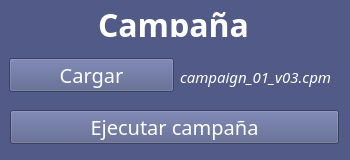
   <widget class="QGroupBox" name="statisticsGroupBox_2">
    <property name="geometry">
     <rect>
      <x>1225</x>
      <y>514</y>
      <width>350</width>
      <height>160</height>
     </rect>
    </property>
    <property name="styleSheet">
     <string notr="true">QGroupBox, QLineEdit {
background-color: rgb(82, 91, 135);
border: 0px;
}</string>
    </property>
    <property name="title">
     <string/>
    </property>
    <property name="flat">
     <bool>true</bool>
    </property>
    <widget class="QLineEdit" name="titleStatistics_4">
     <property name="geometry">
      <rect>
       <x>0</x>
       <y>10</y>
       <width>348</width>
       <height>27</height>
      </rect>
     </property>
     <property name="palette">
      <palette>
       <active>
        <colorrole role="Button">
         <brush brushstyle="SolidPattern">
          <color alpha="255">
           <red>82</red>
           <green>91</green>
           <blue>135</blue>
          </color>
         </brush>
        </colorrole>
        <colorrole role="Text">
         <brush brushstyle="SolidPattern">
          <color alpha="255">
           <red>255</red>
           <green>255</green>
           <blue>255</blue>
          </color>
         </brush>
        </colorrole>
        <colorrole role="Base">
         <brush brushstyle="SolidPattern">
          <color alpha="255">
           <red>82</red>
           <green>91</green>
           <blue>135</blue>
          </color>
         </brush>
        </colorrole>
        <colorrole role="Window">
         <brush brushstyle="SolidPattern">
          <color alpha="255">
           <red>82</red>
           <green>91</green>
           <blue>135</blue>
          </color>
         </brush>
        </colorrole>
       </active>
       <inactive>
        <colorrole role="Button">
         <brush brushstyle="SolidPattern">
          <color alpha="255">
           <red>82</red>
           <green>91</green>
           <blue>135</blue>
          </color>
         </brush>
        </colorrole>
        <colorrole role="Text">
         <brush brushstyle="SolidPattern">
          <color alpha="255">
           <red>255</red>
           <green>255</green>
           <blue>255</blue>
          </color>
         </brush>
        </colorrole>
        <colorrole role="Base">
         <brush brushstyle="SolidPattern">
          <color alpha="255">
           <red>82</red>
           <green>91</green>
           <blue>135</blue>
          </color>
         </brush>
        </colorrole>
        <colorrole role="Window">
         <brush brushstyle="SolidPattern">
          <color alpha="255">
           <red>82</red>
           <green>91</green>
           <blue>135</blue>
          </color>
         </brush>
        </colorrole>
       </inactive>
       <disabled>
        <colorrole role="Button">
         <brush brushstyle="SolidPattern">
          <color alpha="255">
           <red>82</red>
           <green>91</green>
           <blue>135</blue>
          </color>
         </brush>
        </colorrole>
        <colorrole role="Base">
         <brush brushstyle="SolidPattern">
          <color alpha="255">
           <red>82</red>
           <green>91</green>
           <blue>135</blue>
          </color>
         </brush>
        </colorrole>
        <colorrole role="Window">
         <brush brushstyle="SolidPattern">
          <color alpha="255">
           <red>82</red>
           <green>91</green>
           <blue>135</blue>
          </color>
         </brush>
        </colorrole>
       </disabled>
      </palette>
     </property>
     <property name="font">
      <font>
       <family>mononoki Nerd Font</family>
       <pointsize>24</pointsize>
       <bold>true</bold>
      </font>
     </property>
     <property name="text">
      <string>Campaña</string>
     </property>
     <property name="frame">
      <bool>false</bool>
     </property>
     <property name="alignment">
      <set>Qt::AlignCenter</set>
     </property>
     <property name="readOnly">
      <bool>true</bool>
     </property>
    </widget>
    <widget class="QPushButton" name="executeCampaignButton">
     <property name="enabled">
      <bool>true</bool>
     </property>
     <property name="geometry">
      <rect>
       <x>10</x>
       <y>110</y>
       <width>329</width>
       <height>34</height>
      </rect>
     </property>
     <property name="palette">
      <palette>
       <active>
        <colorrole role="Button">
         <brush brushstyle="SolidPattern">
          <color alpha="255">
           <red>82</red>
           <green>91</green>
           <blue>135</blue>
          </color>
         </brush>
        </colorrole>
        <colorrole role="ButtonText">
         <brush brushstyle="SolidPattern">
          <color alpha="255">
           <red>255</red>
           <green>255</green>
           <blue>255</blue>
          </color>
         </brush>
        </colorrole>
        <colorrole role="Base">
         <brush brushstyle="SolidPattern">
          <color alpha="255">
           <red>82</red>
           <green>91</green>
           <blue>135</blue>
          </color>
         </brush>
        </colorrole>
        <colorrole role="Window">
         <brush brushstyle="SolidPattern">
          <color alpha="255">
           <red>82</red>
           <green>91</green>
           <blue>135</blue>
          </color>
         </brush>
        </colorrole>
       </active>
       <inactive>
        <colorrole role="Button">
         <brush brushstyle="SolidPattern">
          <color alpha="255">
           <red>82</red>
           <green>91</green>
           <blue>135</blue>
          </color>
         </brush>
        </colorrole>
        <colorrole role="ButtonText">
         <brush brushstyle="SolidPattern">
          <color alpha="255">
           <red>255</red>
           <green>255</green>
           <blue>255</blue>
          </color>
         </brush>
        </colorrole>
        <colorrole role="Base">
         <brush brushstyle="SolidPattern">
          <color alpha="255">
           <red>82</red>
           <green>91</green>
           <blue>135</blue>
          </color>
         </brush>
        </colorrole>
        <colorrole role="Window">
         <brush brushstyle="SolidPattern">
          <color alpha="255">
           <red>82</red>
           <green>91</green>
           <blue>135</blue>
          </color>
         </brush>
        </colorrole>
       </inactive>
       <disabled>
        <colorrole role="Button">
         <brush brushstyle="SolidPattern">
          <color alpha="255">
           <red>82</red>
           <green>91</green>
           <blue>135</blue>
          </color>
         </brush>
        </colorrole>
        <colorrole role="Base">
         <brush brushstyle="SolidPattern">
          <color alpha="255">
           <red>82</red>
           <green>91</green>
           <blue>135</blue>
          </color>
         </brush>
        </colorrole>
        <colorrole role="Window">
         <brush brushstyle="SolidPattern">
          <color alpha="255">
           <red>82</red>
           <green>91</green>
           <blue>135</blue>
          </color>
         </brush>
        </colorrole>
       </disabled>
      </palette>
     </property>
     <property name="font">
      <font>
       <family>mononoki Nerd Font</family>
       <pointsize>15</pointsize>
      </font>
     </property>
     <property name="cursor">
      <cursorShape>PointingHandCursor</cursorShape>
     </property>
     <property name="styleSheet">
      <string notr="true">background-color: rgb(82, 91, 135);
</string>
     </property>
     <property name="text">
      <string>Ejecutar campaña</string>
     </property>
     <property name="checkable">
      <bool>false</bool>
     </property>
     <property name="autoDefault">
      <bool>false</bool>
     </property>
     <property name="default">
      <bool>false</bool>
     </property>
     <property name="flat">
      <bool>false</bool>
     </property>
    </widget>
    <widget class="QPushButton" name="loadCampaignButton">
     <property name="enabled">
      <bool>true</bool>
     </property>
     <property name="geometry">
      <rect>
       <x>9</x>
       <y>58</y>
       <width>165</width>
       <height>34</height>
      </rect>
     </property>
     <property name="palette">
      <palette>
       <active>
        <colorrole role="Button">
         <brush brushstyle="SolidPattern">
          <color alpha="255">
           <red>82</red>
           <green>91</green>
           <blue>135</blue>
          </color>
         </brush>
        </colorrole>
        <colorrole role="ButtonText">
         <brush brushstyle="SolidPattern">
          <color alpha="255">
           <red>255</red>
           <green>255</green>
           <blue>255</blue>
          </color>
         </brush>
        </colorrole>
        <colorrole role="Base">
         <brush brushstyle="SolidPattern">
          <color alpha="255">
           <red>82</red>
           <green>91</green>
           <blue>135</blue>
          </color>
         </brush>
        </colorrole>
        <colorrole role="Window">
         <brush brushstyle="SolidPattern">
          <color alpha="255">
           <red>82</red>
           <green>91</green>
           <blue>135</blue>
          </color>
         </brush>
        </colorrole>
       </active>
       <inactive>
        <colorrole role="Button">
         <brush brushstyle="SolidPattern">
          <color alpha="255">
           <red>82</red>
           <green>91</green>
           <blue>135</blue>
          </color>
         </brush>
        </colorrole>
        <colorrole role="ButtonText">
         <brush brushstyle="SolidPattern">
          <color alpha="255">
           <red>255</red>
           <green>255</green>
           <blue>255</blue>
          </color>
         </brush>
        </colorrole>
        <colorrole role="Base">
         <brush brushstyle="SolidPattern">
          <color alpha="255">
           <red>82</red>
           <green>91</green>
           <blue>135</blue>
          </color>
         </brush>
        </colorrole>
        <colorrole role="Window">
         <brush brushstyle="SolidPattern">
          <color alpha="255">
           <red>82</red>
           <green>91</green>
           <blue>135</blue>
          </color>
         </brush>
        </colorrole>
       </inactive>
       <disabled>
        <colorrole role="Button">
         <brush brushstyle="SolidPattern">
          <color alpha="255">
           <red>82</red>
           <green>91</green>
           <blue>135</blue>
          </color>
         </brush>
        </colorrole>
        <colorrole role="Base">
         <brush brushstyle="SolidPattern">
          <color alpha="255">
           <red>82</red>
           <green>91</green>
           <blue>135</blue>
          </color>
         </brush>
        </colorrole>
        <colorrole role="Window">
         <brush brushstyle="SolidPattern">
          <color alpha="255">
           <red>82</red>
           <green>91</green>
           <blue>135</blue>
          </color>
         </brush>
        </colorrole>
       </disabled>
      </palette>
     </property>
     <property name="font">
      <font>
       <family>mononoki Nerd Font</family>
       <pointsize>15</pointsize>
      </font>
     </property>
     <property name="cursor">
      <cursorShape>PointingHandCursor</cursorShape>
     </property>
     <property name="styleSheet">
      <string notr="true">background-color: rgb(82, 91, 135);
</string>
     </property>
     <property name="text">
      <string>Cargar</string>
     </property>
     <property name="checkable">
      <bool>false</bool>
     </property>
     <property name="autoDefault">
      <bool>false</bool>
     </property>
     <property name="default">
      <bool>false</bool>
     </property>
     <property name="flat">
      <bool>false</bool>
     </property>
    </widget>
    <widget class="QLineEdit" name="campaignNameText">
     <property name="geometry">
      <rect>
       <x>176</x>
       <y>63</y>
       <width>161</width>
       <height>27</height>
      </rect>
     </property>
     <property name="palette">
      <palette>
       <active>
        <colorrole role="Button">
         <brush brushstyle="SolidPattern">
          <color alpha="255">
           <red>82</red>
           <green>91</green>
           <blue>135</blue>
          </color>
         </brush>
        </colorrole>
        <colorrole role="Text">
         <brush brushstyle="SolidPattern">
          <color alpha="255">
           <red>255</red>
           <green>255</green>
           <blue>255</blue>
          </color>
         </brush>
        </colorrole>
        <colorrole role="Base">
         <brush brushstyle="SolidPattern">
          <color alpha="255">
           <red>82</red>
           <green>91</green>
           <blue>135</blue>
          </color>
         </brush>
        </colorrole>
        <colorrole role="Window">
         <brush brushstyle="SolidPattern">
          <color alpha="255">
           <red>82</red>
           <green>91</green>
           <blue>135</blue>
          </color>
         </brush>
        </colorrole>
       </active>
       <inactive>
        <colorrole role="Button">
         <brush brushstyle="SolidPattern">
          <color alpha="255">
           <red>82</red>
           <green>91</green>
           <blue>135</blue>
          </color>
         </brush>
        </colorrole>
        <colorrole role="Text">
         <brush brushstyle="SolidPattern">
          <color alpha="255">
           <red>255</red>
           <green>255</green>
           <blue>255</blue>
          </color>
         </brush>
        </colorrole>
        <colorrole role="Base">
         <brush brushstyle="SolidPattern">
          <color alpha="255">
           <red>82</red>
           <green>91</green>
           <blue>135</blue>
          </color>
         </brush>
        </colorrole>
        <colorrole role="Window">
         <brush brushstyle="SolidPattern">
          <color alpha="255">
           <red>82</red>
           <green>91</green>
           <blue>135</blue>
          </color>
         </brush>
        </colorrole>
       </inactive>
       <disabled>
        <colorrole role="Button">
         <brush brushstyle="SolidPattern">
          <color alpha="255">
           <red>82</red>
           <green>91</green>
           <blue>135</blue>
          </color>
         </brush>
        </colorrole>
        <colorrole role="Base">
         <brush brushstyle="SolidPattern">
          <color alpha="255">
           <red>82</red>
           <green>91</green>
           <blue>135</blue>
          </color>
         </brush>
        </colorrole>
        <colorrole role="Window">
         <brush brushstyle="SolidPattern">
          <color alpha="255">
           <red>82</red>
           <green>91</green>
           <blue>135</blue>
          </color>
         </brush>
        </colorrole>
       </disabled>
      </palette>
     </property>
     <property name="font">
      <font>
       <family>mononoki Nerd Font</family>
       <pointsize>11</pointsize>
       <italic>true</italic>
       <bold>false</bold>
      </font>
     </property>
     <property name="text">
      <string>campaign_01_v03.cpm</string>
     </property>
     <property name="frame">
      <bool>false</bool>
     </property>
     <property name="alignment">
      <set>Qt::AlignCenter</set>
     </property>
     <property name="readOnly">
      <bool>true</bool>
     </property>
    </widget>
   </widget>
